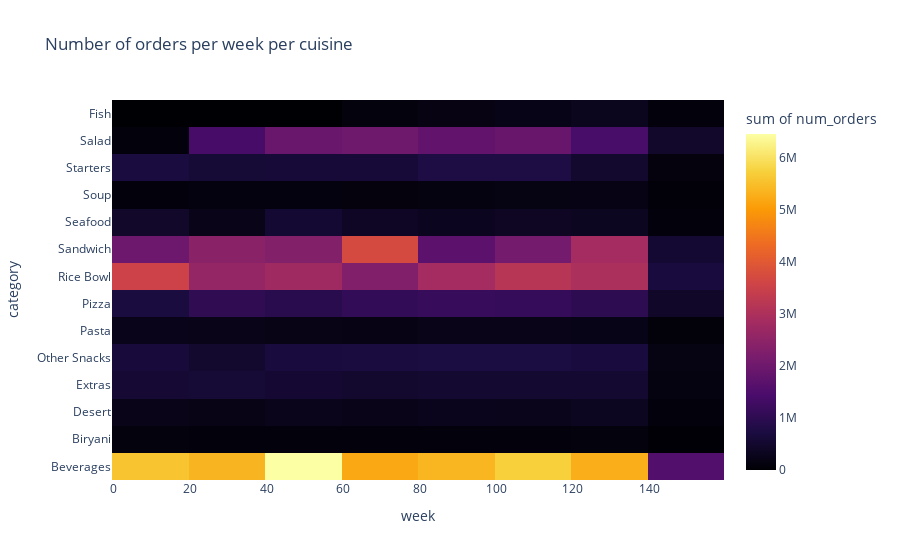

Write notebook code for a chart like this one.
### Code cell
#density heatmap shows category vs week vs num_orders.
#describes the sale of each category over the weeks.
grouped_df=df.groupby(['week','category'],as_index=False) #group num_orders by week
cuisine_category_orders=grouped_df['num_orders'].sum()
fig=px.density_heatmap(cuisine_category_orders,y='category',x='week',z='num_orders',title='Number of orders per week per cuisine',color_continuous_scale='Inferno')
fig.show()

### Figure 1 — Plotly figure (JSON) as saved in the notebook; plotly's stock layout.template omitted (floating-point values rounded to 4 significant figures; data arrays with more than 128 entries replaced by an {"elided": "..."} marker saying what was removed)
{"data": [{"coloraxis": "coloraxis", "histfunc": "sum", "hovertemplate": "week=%{x}<br>category=%{y}<br>sum of num_orders=%{z}<extra></extra>", "name": "", "type": "histogram2d", "x": {"elided": "1960 int values"}, "xaxis": "x", "xbingroup": "x", "y": {"elided": "1960 str values"}, "yaxis": "y", "ybingroup": "y", "z": {"elided": "1960 int values"}}], "layout": {"coloraxis": {"colorbar": {"title": {"text": "sum of num_orders"}}, "colorscale": [[0, "#000004"], [0.1111, "#1b0c41"], [0.2222, "#4a0c6b"], [0.3333, "#781c6d"], [0.4444, "#a52c60"], [0.5556, "#cf4446"], [0.6667, "#ed6925"], [0.7778, "#fb9b06"], [0.8889, "#f7d13d"], [1, "#fcffa4"]]}, "legend": {"tracegroupgap": 0}, "title": {"text": "Number of orders per week per cuisine"}, "xaxis": {"anchor": "y", "domain": [0, 1], "title": {"text": "week"}}, "yaxis": {"anchor": "x", "domain": [0, 1], "title": {"text": "category"}}}}
